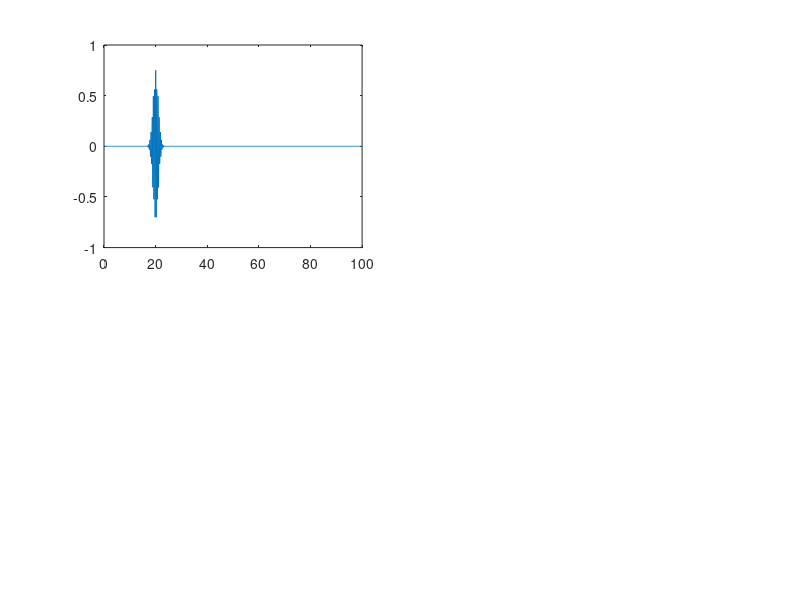

Source code (MATLAB): (Note: this script raises an error after producing the figure.)
% ======================================================================================================================================
%%%%%%%%%% Preamble %%%%%%%%%%
% ======================================================================================================================================

% Part Ic - Free Particle Gaussian Wave Packet Incident on a Potential Step Simulation

% Author: Max L Butterworth
% MSc in Theoretical and Computational Chemistry Project
% University of Oxford

% ======================================================================================================================================
%%%%%%%%%% Define constants and variables %%%%%%%%%%
% ======================================================================================================================================

% Natural units adopted throughout
L = 100; % Length of the 1D box
m = 1; % Mass of electron
h = 1; % Planck's constant
hbar = 1; % Definition of h bar
N_steps = 1000; % Number of discretisation points

wp_energy = 100; % Set the wave packet energy
barrier_height = 102; % Set the magnitude of the potential step height

x0 = 20; % Set the starting position of wave packet on the x-axis
k0 = sqrt((wp_energy * 2 * m)/(hbar^2)); % Calculate the wavenumber from wp_energy; k = 0 gives a stationary Gaussian wave packet
sigma = L/100; % Set the initial width of the wave packet

include_elapsed_time = false; % Define a variable to show elapsed time on figure or not

save_figures = false; % Define a variable to save figures at various points in the simulation or not

% ======================================================================================================================================
%%%%%%%%%% Discretise the spatial domain, x; time domain, t; and k-space domain, k %%%%%%%%%%
% ======================================================================================================================================

x = linspace(0, L, N_steps); % Define the x-domain
dx = x(2) - x(1); % Calculate the spatial step size

dk = (2 * pi)/L; % Define spacing in k-space

if rem(N_steps, 2) == 0 % Define k-space grid if N_steps is even
    k = dk * (-(N_steps/2):((N_steps/2)-1)).';

else % Define k-space grid if N_steps is odd
    k = dk * (-((N_steps-1)/2):((N_steps-1)/2)).';

end

dt = 1e-2; % Define the time step size
N_t = 1000; % Define the number of time steps to simulate

% ======================================================================================================================================
%%%%%%%%%% Construct the Hamiltonian using the finite difference method %%%%%%%%%%
% ======================================================================================================================================

% Construct the Hamiltonian inside the infinite potential well
laplacian = (1/dx^2) * spdiags([1, -2, 1], -1:1, N_steps, N_steps); % Define the Laplacian operator

V_vector = [zeros(N_steps/2, 1); repmat(barrier_height, (N_steps/2), 1)]; % Define the potential energy accross the x-domain; potential step at halfway accross domain
V_matrix = diag(V_vector); % Define a diagonal potential matrix

H = (-((hbar^2)/(2*m)) * laplacian) + V_matrix; % Define the Hamiltonian operator

% ======================================================================================================================================
%%%%%%%%%% Generate an initial wave packet by applying the inverse Fourier transform to a Gaussian %%%%%%%%%%
% ======================================================================================================================================

a_0 = 1; % Prefactor for the Gaussian distribution
phase = 0; % Define the phase term in the Gaussian distribution
phase_coeff = 0; % Define the coefficients of the components of the phase term

% Construct the Gaussian phase term in k-space
for index = 1:length(phase_coeff)
    phase = phase + (phase_coeff(index) * (k - k0).^(index - 1));
end

a_k = a_0 * exp((-(1/(2 * sigma^2)) * (k - k0).^2) + (1i * phase)); % Construct the whole Gaussian distribution in k-space
psi0 = ifft(ifftshift(a_k .* exp(-1i * k * x0))); % Initial Gaussian wave packet in real space

psi0_norm = psi0/sqrt(trapz(x, abs(psi0).^2)); % Normalise the initial Gaussian wave packet

% ======================================================================================================================================
%%%%%%%%%% Implement the Crank-Nicolson method to evolve the wavefunction and calculate probability current %%%%%%%%%%
% ======================================================================================================================================

% Define kinetic and potential operators
p = hbar * k; % Calcualte the momentum at each point in k-space

T_op = exp(-(1i * (p.^2) * dt)/(2 * m * hbar)); % Kinetic energy operator (full time step)
V_op = exp(-(1i * V_vector * dt)/(2 * hbar)); % Potential energy operator (half time step)

% Initialise arrays to store fluxes and a first derivative operator to calculate the fluxes
J = zeros(N_steps, N_t); % Array to store probability currents
first_deriv = spdiags([-1, 1], 0:1, N_steps, N_steps)/dx; % A matrix to calculte the first derivative using the finite difference method

% Set up the wave packet for propagation
psi = psi0_norm(1:N_steps); % Set the initial value of the wave packet
psi_t = zeros(N_steps, N_t); % Initialise an array to store the wave packet as it evolves in time
psi_t(:, 1) = psi; % Store the initial wave packet in the time evolution array

% Propagate the wave packet
for t = 2:N_t
    psi = V_op .* psi; % Operate a half time step in real space
    psi_k = fftshift(fft(psi)); % Fourier transform the wave packet into k-space
    psi_k = T_op .* psi_k; % Operate a full time step in k-space
    psi = ifft(ifftshift(psi_k)); % Inverse Fourier transform into real space
    psi = V_op .* psi; % Operate a half time step in real space

    psi = psi/sqrt(trapz(x, abs(psi).^2)); % Normalise the time-evolved wave packet

    psi_t(:, t) = psi; % Store the time-evolved wave packet in the time evolution array
    J(:, t) = -((1i * hbar)/(2 * m)) * ((conj(psi) .* (first_deriv * psi)) - ((first_deriv * conj(psi)) .* psi)); % Calculate probability current at each point along x
end

% ======================================================================================================================================
%%%%%%%%%% Plot the time evolution of the wave packet probability density %%%%%%%%%%
% ======================================================================================================================================

figure; % Generate a figure

subplot(2, 2, 1) % Top left subfigure
real_wavefunction = plot(x, real(psi_t(:, 1))); % Plot the real wavefunction
xline(x(N_steps/2), color='red', LineWidth=2) % Add a line to show the potential step location

%rectangle('Position', [x((N_steps-barrier_width)/2)])

xlabel('$x$', 'Interpreter','latex'); % Label the x-axis
ylabel('$\mathrm{Re}(\psi(x, t))$', 'Interpreter','latex'); % Label the y-axis
xlim([min(x) max(x)]) % Set the y-limits for convenience
ylim([min(real(psi_t(:))) max(real(psi_t(:)))]); % Set the y-limits foe convenience
title('Real Component of the Wavefunction') % Add a title
grid on; % Add a grid to the plot

subplot(2, 2, 2) % Top right subfigure
imag_wavefunction = plot(x, imag(psi_t(:, 1))); % Plot the imaginary wavefunction
xline(x(N_steps/2), color='red', LineWidth=2) % Add a line to show the potential step location
xlabel('$x$', 'Interpreter','latex'); % Label the x-axis
ylabel('$\mathrm{Im}(\psi(x, t))$', 'Interpreter','latex'); % Label the y-axis
xlim([min(x) max(x)]) % Set the y-limits for convenience
ylim([min(imag(psi_t(:))) max(imag(psi_t(:)))]); % Set the y-limits for convenience
title('Imaginary Component of the Wavefunction') % Add a title
grid on; % Add a grid to the plot

subplot(2, 2, 3) % Bottom left subfigure
prob_density = plot(x, abs(psi_t(:, 1)).^2); % Plot the initial probability density
xline(x(N_steps/2), color='red', LineWidth=2) % Add a line to show the potential step location
xlabel('$x$', 'Interpreter','latex'); % Label the x-axis
ylabel('$|\psi(x, t)|^2$', 'Interpreter','latex'); % Label the y-axis
xlim([min(x) max(x)]) % Set the y-limits for convenience
ylim('auto'); % Set the y-limits foe convenience
title('Probability Density') % Add a title
grid on; % Add a grid to the plot

subplot(2, 2, 4) % Bottom right subfigure
flux_plot = plot(x, J(:, 1)); % Plot the initial probability current
xline(x(N_steps/2), color='red', LineWidth=2) % Add a line to show the potential step location
xlabel('$x$', 'Interpreter', 'latex'); % Label the x-axis
ylabel('$J(x, t)$', 'Interpreter', 'latex'); % Label the y-axis
ylim('auto'); % Set the y-limits for convenience
title('Probability Current') % Add a title
grid on; % Add a grid to the plot

% Animate the figures

for n = 1:N_t % Loop over all timesteps
    set(real_wavefunction, 'YData', real(psi_t(:, n))) % Update the real part of the wavefunction
    set(imag_wavefunction, 'YData', imag(psi_t(:, n))) % Update the imaginary part of the wavefunction
    set(prob_density, 'YData', abs(psi_t(:, n)).^2); % Update the probability density
    set(flux_plot, 'YData', J(:, n)); % Update the probability density
    pause(0.1); % Pause to create an animation effect
    drawnow; % Update the relevant figures
end